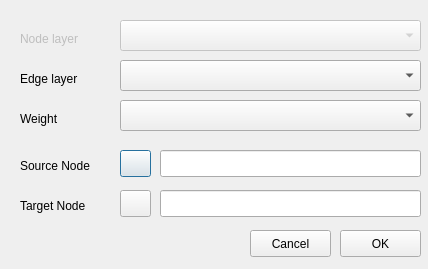
<?xml version="1.0" encoding="UTF-8"?>
<ui version="4.0">
 <class>NetworkXPath</class>
 <widget class="QDialog" name="NetworkXPath">
  <property name="geometry">
   <rect>
    <x>0</x>
    <y>0</y>
    <width>428</width>
    <height>269</height>
   </rect>
  </property>
  <property name="windowTitle">
   <string>NetworkX Plugin - Shortest Path</string>
  </property>
  <widget class="QComboBox" name="comboBoxInputNodes">
   <property name="enabled">
    <bool>false</bool>
   </property>
   <property name="geometry">
    <rect>
     <x>120</x>
     <y>20</y>
     <width>301</width>
     <height>31</height>
    </rect>
   </property>
  </widget>
  <widget class="QLabel" name="labelNodes">
   <property name="enabled">
    <bool>false</bool>
   </property>
   <property name="geometry">
    <rect>
     <x>20</x>
     <y>30</y>
     <width>171</width>
     <height>17</height>
    </rect>
   </property>
   <property name="text">
    <string>Node layer</string>
   </property>
  </widget>
  <widget class="QComboBox" name="comboBoxInputEdges">
   <property name="geometry">
    <rect>
     <x>120</x>
     <y>60</y>
     <width>301</width>
     <height>31</height>
    </rect>
   </property>
  </widget>
  <widget class="QLabel" name="labelEdges">
   <property name="geometry">
    <rect>
     <x>20</x>
     <y>70</y>
     <width>171</width>
     <height>17</height>
    </rect>
   </property>
   <property name="text">
    <string>Edge layer</string>
   </property>
  </widget>
  <widget class="QLabel" name="labelEdges_2">
   <property name="geometry">
    <rect>
     <x>20</x>
     <y>110</y>
     <width>171</width>
     <height>17</height>
    </rect>
   </property>
   <property name="text">
    <string>Weight</string>
   </property>
  </widget>
  <widget class="QComboBox" name="comboBoxInputWeight">
   <property name="geometry">
    <rect>
     <x>120</x>
     <y>100</y>
     <width>301</width>
     <height>31</height>
    </rect>
   </property>
  </widget>
  <widget class="QLabel" name="labelSourceNode">
   <property name="geometry">
    <rect>
     <x>20</x>
     <y>150</y>
     <width>171</width>
     <height>31</height>
    </rect>
   </property>
   <property name="text">
    <string>Source Node</string>
   </property>
  </widget>
  <widget class="QLineEdit" name="lineEditSourceNode">
   <property name="geometry">
    <rect>
     <x>160</x>
     <y>150</y>
     <width>261</width>
     <height>27</height>
    </rect>
   </property>
  </widget>
  <widget class="QLineEdit" name="lineEditTargetNode">
   <property name="geometry">
    <rect>
     <x>160</x>
     <y>190</y>
     <width>261</width>
     <height>27</height>
    </rect>
   </property>
  </widget>
  <widget class="QLabel" name="labelTargetNode">
   <property name="geometry">
    <rect>
     <x>20</x>
     <y>190</y>
     <width>171</width>
     <height>31</height>
    </rect>
   </property>
   <property name="text">
    <string>Target Node</string>
   </property>
  </widget>
  <widget class="QPushButton" name="btnSourceNode">
   <property name="geometry">
    <rect>
     <x>120</x>
     <y>150</y>
     <width>31</width>
     <height>27</height>
    </rect>
   </property>
   <property name="text">
    <string/>
   </property>
   <property name="icon">
    <iconset>
     <normaloff>edit.png</normaloff>edit.png</iconset>
   </property>
  </widget>
  <widget class="QPushButton" name="btnTargetNode">
   <property name="geometry">
    <rect>
     <x>120</x>
     <y>190</y>
     <width>31</width>
     <height>27</height>
    </rect>
   </property>
   <property name="text">
    <string/>
   </property>
   <property name="icon">
    <iconset>
     <normaloff>edit.png</normaloff>edit.png</iconset>
   </property>
  </widget>
  <widget class="QPushButton" name="btnOK">
   <property name="enabled">
    <bool>true</bool>
   </property>
   <property name="geometry">
    <rect>
     <x>340</x>
     <y>230</y>
     <width>81</width>
     <height>27</height>
    </rect>
   </property>
   <property name="text">
    <string>OK</string>
   </property>
  </widget>
  <widget class="QPushButton" name="btnCancel">
   <property name="geometry">
    <rect>
     <x>250</x>
     <y>230</y>
     <width>81</width>
     <height>27</height>
    </rect>
   </property>
   <property name="text">
    <string>Cancel</string>
   </property>
  </widget>
 </widget>
 <resources/>
 <connections/>
</ui>
